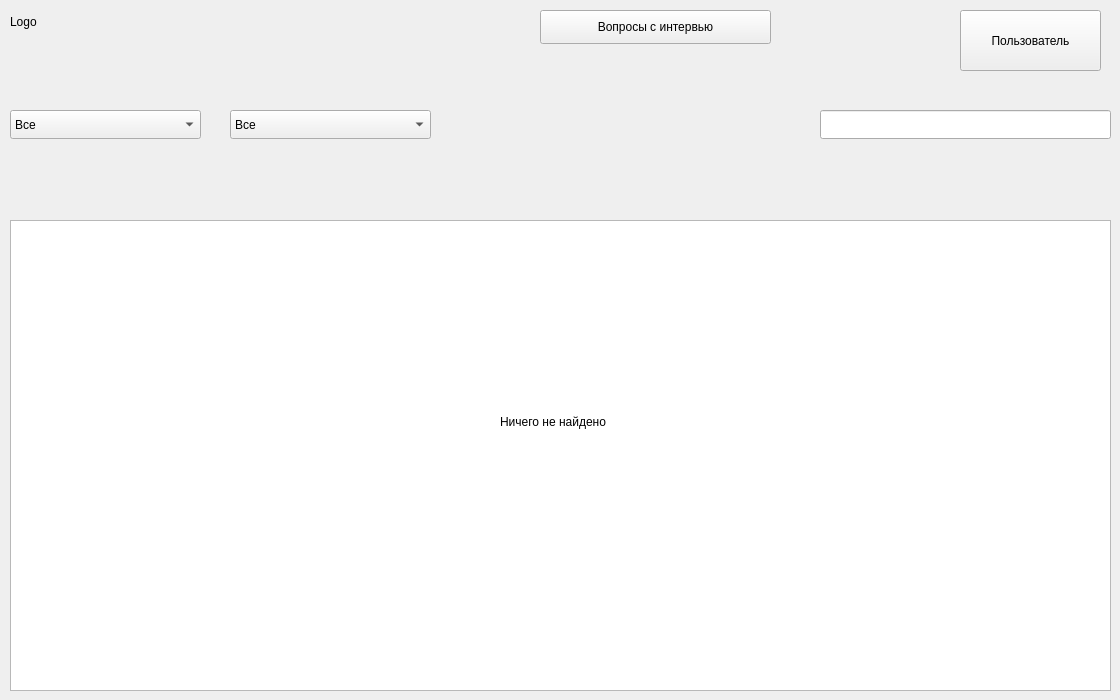
    <widget class="QWidget" name="page">
     <widget class="QLabel" name="label_3">
      <property name="geometry">
       <rect>
        <x>10</x>
        <y>10</y>
        <width>71</width>
        <height>24</height>
       </rect>
      </property>
      <property name="text">
       <string>Logo</string>
      </property>
     </widget>
     <widget class="QPushButton" name="pushButton_interviewQuestions_onMain">
      <property name="geometry">
       <rect>
        <x>540</x>
        <y>10</y>
        <width>231</width>
        <height>34</height>
       </rect>
      </property>
      <property name="text">
       <string>Вопросы с интервью</string>
      </property>
     </widget>
     <widget class="QPushButton" name="pushButton_userProfile_onMain">
      <property name="geometry">
       <rect>
        <x>960</x>
        <y>10</y>
        <width>141</width>
        <height>61</height>
       </rect>
      </property>
      <property name="text">
       <string>Пользователь</string>
      </property>
     </widget>
     <widget class="QComboBox" name="comboBox_problemTags_onMain">
      <property name="geometry">
       <rect>
        <x>230</x>
        <y>110</y>
        <width>201</width>
        <height>29</height>
       </rect>
      </property>
      <item>
       <property name="text">
        <string>Все</string>
       </property>
      </item>
     </widget>
     <widget class="QLineEdit" name="lineEdit_findProblem_onMain">
      <property name="geometry">
       <rect>
        <x>820</x>
        <y>110</y>
        <width>291</width>
        <height>29</height>
       </rect>
      </property>
     </widget>
     <widget class="QTableView" name="tableView_problemsList_onMain">
      <property name="geometry">
       <rect>
        <x>10</x>
        <y>220</y>
        <width>1101</width>
        <height>471</height>
       </rect>
      </property>
     </widget>
     <widget class="QComboBox" name="comboBox_problemDifficulty_onMain">
      <property name="geometry">
       <rect>
        <x>10</x>
        <y>110</y>
        <width>191</width>
        <height>29</height>
       </rect>
      </property>
      <item>
       <property name="text">
        <string>Все</string>
       </property>
      </item>
      <item>
       <property name="text">
        <string>Easy</string>
       </property>
      </item>
      <item>
       <property name="text">
        <string>Easy+</string>
       </property>
      </item>
      <item>
       <property name="text">
        <string>Middle</string>
       </property>
      </item>
      <item>
       <property name="text">
        <string>Middle+</string>
       </property>
      </item>
      <item>
       <property name="text">
        <string>Hard</string>
       </property>
      </item>
      <item>
       <property name="text">
        <string>Hard+</string>
       </property>
      </item>
      <item>
       <property name="text">
        <string>Olympiad</string>
       </property>
      </item>
     </widget>
     <widget class="QLabel" name="label_emptyData_onMain">
      <property name="geometry">
       <rect>
        <x>500</x>
        <y>410</y>
        <width>231</width>
        <height>24</height>
       </rect>
      </property>
      <property name="text">
       <string>Ничего не найдено</string>
      </property>
     </widget>
    </widget>
